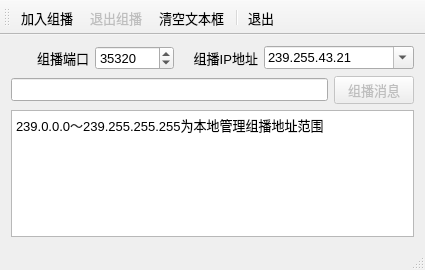
<?xml version="1.0" encoding="UTF-8"?>
<ui version="4.0">
 <class>MainWindow</class>
 <widget class="QMainWindow" name="MainWindow">
  <property name="geometry">
   <rect>
    <x>0</x>
    <y>0</y>
    <width>425</width>
    <height>270</height>
   </rect>
  </property>
  <property name="font">
   <font>
    <pointsize>10</pointsize>
   </font>
  </property>
  <property name="windowTitle">
   <string>UDP Multicast</string>
  </property>
  <widget class="QWidget" name="centralWidget">
   <layout class="QVBoxLayout" name="verticalLayout">
    <item>
     <layout class="QHBoxLayout" name="horizontalLayout">
      <item>
       <widget class="QLabel" name="label">
        <property name="text">
         <string>组播端口</string>
        </property>
        <property name="alignment">
         <set>Qt::AlignRight|Qt::AlignTrailing|Qt::AlignVCenter</set>
        </property>
       </widget>
      </item>
      <item>
       <widget class="QSpinBox" name="spinPort">
        <property name="minimum">
         <number>1</number>
        </property>
        <property name="maximum">
         <number>65535</number>
        </property>
        <property name="value">
         <number>35320</number>
        </property>
       </widget>
      </item>
      <item>
       <widget class="QLabel" name="label_3">
        <property name="text">
         <string>组播IP地址</string>
        </property>
        <property name="alignment">
         <set>Qt::AlignRight|Qt::AlignTrailing|Qt::AlignVCenter</set>
        </property>
       </widget>
      </item>
      <item>
       <widget class="QComboBox" name="comboIP">
        <property name="minimumSize">
         <size>
          <width>150</width>
          <height>0</height>
         </size>
        </property>
        <property name="editable">
         <bool>true</bool>
        </property>
        <property name="duplicatesEnabled">
         <bool>false</bool>
        </property>
        <item>
         <property name="text">
          <string>239.255.43.21</string>
         </property>
        </item>
        <item>
         <property name="text">
          <string>239.255.100.1</string>
         </property>
        </item>
        <item>
         <property name="text">
          <string>239.255.255.100</string>
         </property>
        </item>
       </widget>
      </item>
     </layout>
    </item>
    <item>
     <layout class="QHBoxLayout" name="horizontalLayout_2">
      <item>
       <widget class="QLineEdit" name="editMsg"/>
      </item>
      <item>
       <widget class="QPushButton" name="btnMulticast">
        <property name="enabled">
         <bool>false</bool>
        </property>
        <property name="text">
         <string>组播消息</string>
        </property>
       </widget>
      </item>
     </layout>
    </item>
    <item>
     <widget class="QPlainTextEdit" name="textEdit">
      <property name="plainText">
       <string>239.0.0.0～239.255.255.255为本地管理组播地址范围</string>
      </property>
     </widget>
    </item>
   </layout>
  </widget>
  <widget class="QToolBar" name="mainToolBar">
   <property name="toolButtonStyle">
    <enum>Qt::ToolButtonTextBesideIcon</enum>
   </property>
   <attribute name="toolBarArea">
    <enum>TopToolBarArea</enum>
   </attribute>
   <attribute name="toolBarBreak">
    <bool>false</bool>
   </attribute>
   <addaction name="actStart"/>
   <addaction name="actStop"/>
   <addaction name="actClear"/>
   <addaction name="separator"/>
   <addaction name="actQuit"/>
  </widget>
  <widget class="QStatusBar" name="statusBar"/>
  <action name="actStart">
   <property name="icon">
    <iconset resource="res.qrc">
     <normaloff>:/images/images/620.bmp</normaloff>:/images/images/620.bmp</iconset>
   </property>
   <property name="text">
    <string>加入组播</string>
   </property>
   <property name="toolTip">
    <string>加入组播</string>
   </property>
  </action>
  <action name="actStop">
   <property name="enabled">
    <bool>false</bool>
   </property>
   <property name="icon">
    <iconset resource="res.qrc">
     <normaloff>:/images/images/624.bmp</normaloff>:/images/images/624.bmp</iconset>
   </property>
   <property name="text">
    <string>退出组播</string>
   </property>
   <property name="toolTip">
    <string>退出组播</string>
   </property>
  </action>
  <action name="actQuit">
   <property name="icon">
    <iconset resource="res.qrc">
     <normaloff>:/images/images/132.bmp</normaloff>:/images/images/132.bmp</iconset>
   </property>
   <property name="text">
    <string>退出</string>
   </property>
   <property name="toolTip">
    <string>退出本程序</string>
   </property>
  </action>
  <action name="actClear">
   <property name="icon">
    <iconset resource="res.qrc">
     <normaloff>:/images/images/212.bmp</normaloff>:/images/images/212.bmp</iconset>
   </property>
   <property name="text">
    <string>清空文本框</string>
   </property>
   <property name="toolTip">
    <string>清空文本框</string>
   </property>
  </action>
  <action name="actHostInfo">
   <property name="icon">
    <iconset resource="res.qrc">
     <normaloff>:/images/images/110.JPG</normaloff>:/images/images/110.JPG</iconset>
   </property>
   <property name="text">
    <string>本机地址</string>
   </property>
   <property name="toolTip">
    <string>获取本机地址</string>
   </property>
  </action>
 </widget>
 <layoutdefault spacing="6" margin="11"/>
 <resources>
  <include location="res.qrc"/>
 </resources>
 <connections>
  <connection>
   <sender>actQuit</sender>
   <signal>triggered()</signal>
   <receiver>MainWindow</receiver>
   <slot>close()</slot>
   <hints>
    <hint type="sourcelabel">
     <x>-1</x>
     <y>-1</y>
    </hint>
    <hint type="destinationlabel">
     <x>214</x>
     <y>164</y>
    </hint>
   </hints>
  </connection>
 </connections>
</ui>
